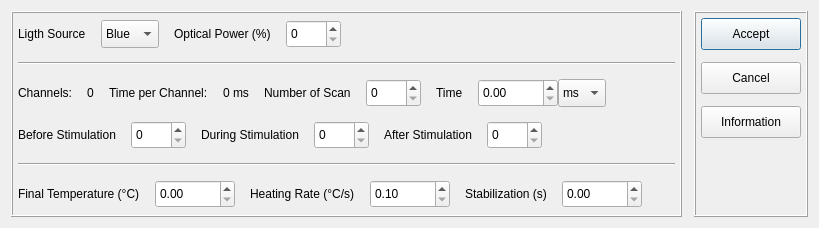
<?xml version="1.0" encoding="UTF-8"?>
<ui version="4.0">
 <class>process</class>
 <widget class="QDialog" name="process">
  <property name="geometry">
   <rect>
    <x>0</x>
    <y>0</y>
    <width>819</width>
    <height>228</height>
   </rect>
  </property>
  <property name="minimumSize">
   <size>
    <width>0</width>
    <height>228</height>
   </size>
  </property>
  <property name="maximumSize">
   <size>
    <width>16777215</width>
    <height>228</height>
   </size>
  </property>
  <property name="windowTitle">
   <string>POSL</string>
  </property>
  <layout class="QHBoxLayout" name="horizontalLayout_18">
   <property name="spacing">
    <number>12</number>
   </property>
   <item>
    <widget class="QFrame" name="form_area">
     <property name="frameShape">
      <enum>QFrame::Box</enum>
     </property>
     <property name="frameShadow">
      <enum>QFrame::Raised</enum>
     </property>
     <layout class="QVBoxLayout" name="verticalLayout">
      <property name="spacing">
       <number>12</number>
      </property>
      <property name="leftMargin">
       <number>5</number>
      </property>
      <property name="topMargin">
       <number>5</number>
      </property>
      <property name="rightMargin">
       <number>5</number>
      </property>
      <property name="bottomMargin">
       <number>5</number>
      </property>
      <item>
       <layout class="QHBoxLayout" name="layout">
        <property name="spacing">
         <number>15</number>
        </property>
        <item>
         <layout class="QHBoxLayout" name="layout_2">
          <item>
           <widget class="QLabel" name="ligth_source_label">
            <property name="text">
             <string>Ligth Source</string>
            </property>
           </widget>
          </item>
          <item>
           <widget class="QComboBox" name="ligth_source">
            <property name="minimumSize">
             <size>
              <width>58</width>
              <height>28</height>
             </size>
            </property>
            <property name="maximumSize">
             <size>
              <width>58</width>
              <height>16777215</height>
             </size>
            </property>
            <item>
             <property name="text">
              <string>Blue</string>
             </property>
            </item>
            <item>
             <property name="text">
              <string>IR</string>
             </property>
            </item>
            <item>
             <property name="text">
              <string>AUX</string>
             </property>
            </item>
           </widget>
          </item>
         </layout>
        </item>
        <item>
         <layout class="QHBoxLayout" name="layout_3">
          <item>
           <widget class="QLabel" name="optical_power_label">
            <property name="text">
             <string>Optical Power (%)</string>
            </property>
           </widget>
          </item>
          <item>
           <widget class="QSpinBox" name="optical_power">
            <property name="minimumSize">
             <size>
              <width>55</width>
              <height>28</height>
             </size>
            </property>
            <property name="maximumSize">
             <size>
              <width>55</width>
              <height>16777215</height>
             </size>
            </property>
            <property name="maximum">
             <number>100</number>
            </property>
           </widget>
          </item>
         </layout>
        </item>
        <item>
         <spacer name="horizontal_spacer_4">
          <property name="orientation">
           <enum>Qt::Horizontal</enum>
          </property>
          <property name="sizeHint" stdset="0">
           <size>
            <width>40</width>
            <height>20</height>
           </size>
          </property>
         </spacer>
        </item>
       </layout>
      </item>
      <item>
       <widget class="Line" name="line">
        <property name="orientation">
         <enum>Qt::Horizontal</enum>
        </property>
       </widget>
      </item>
      <item>
       <layout class="QHBoxLayout" name="layout_4">
        <property name="spacing">
         <number>15</number>
        </property>
        <item>
         <layout class="QHBoxLayout" name="layout_5">
          <item>
           <widget class="QLabel" name="channels_label">
            <property name="text">
             <string>Channels:</string>
            </property>
           </widget>
          </item>
          <item>
           <widget class="QLabel" name="channels">
            <property name="text">
             <string>0</string>
            </property>
           </widget>
          </item>
          <item>
           <spacer name="horizontalSpacer">
            <property name="orientation">
             <enum>Qt::Horizontal</enum>
            </property>
            <property name="sizeHint" stdset="0">
             <size>
              <width>0</width>
              <height>20</height>
             </size>
            </property>
           </spacer>
          </item>
         </layout>
        </item>
        <item>
         <layout class="QHBoxLayout" name="layout_6">
          <item>
           <widget class="QLabel" name="time_per_channel_label">
            <property name="text">
             <string>Time per Channel:</string>
            </property>
           </widget>
          </item>
          <item>
           <widget class="QLabel" name="time_per_channel">
            <property name="text">
             <string>0 ms</string>
            </property>
           </widget>
          </item>
          <item>
           <spacer name="horizontalSpacer_2">
            <property name="orientation">
             <enum>Qt::Horizontal</enum>
            </property>
            <property name="sizeHint" stdset="0">
             <size>
              <width>0</width>
              <height>20</height>
             </size>
            </property>
           </spacer>
          </item>
         </layout>
        </item>
        <item>
         <layout class="QHBoxLayout" name="layout_7">
          <item>
           <widget class="QLabel" name="number_of_scan_label">
            <property name="text">
             <string>Number of Scan</string>
            </property>
           </widget>
          </item>
          <item>
           <widget class="QSpinBox" name="number_of_scan">
            <property name="minimumSize">
             <size>
              <width>55</width>
              <height>28</height>
             </size>
            </property>
            <property name="maximumSize">
             <size>
              <width>55</width>
              <height>16777215</height>
             </size>
            </property>
            <property name="maximum">
             <number>100</number>
            </property>
           </widget>
          </item>
         </layout>
        </item>
        <item>
         <layout class="QHBoxLayout" name="layout_8">
          <item>
           <widget class="QLabel" name="time_label">
            <property name="text">
             <string>Time</string>
            </property>
           </widget>
          </item>
          <item>
           <layout class="QHBoxLayout" name="layout_9">
            <property name="spacing">
             <number>0</number>
            </property>
            <item>
             <widget class="QDoubleSpinBox" name="time">
              <property name="minimumSize">
               <size>
                <width>80</width>
                <height>28</height>
               </size>
              </property>
              <property name="maximumSize">
               <size>
                <width>80</width>
                <height>16777215</height>
               </size>
              </property>
              <property name="maximum">
               <double>99999.000000000000000</double>
              </property>
             </widget>
            </item>
            <item>
             <widget class="QComboBox" name="time_measurement">
              <property name="minimumSize">
               <size>
                <width>48</width>
                <height>28</height>
               </size>
              </property>
              <property name="maximumSize">
               <size>
                <width>48</width>
                <height>16777215</height>
               </size>
              </property>
              <item>
               <property name="text">
                <string>ms</string>
               </property>
              </item>
              <item>
               <property name="text">
                <string>s</string>
               </property>
              </item>
              <item>
               <property name="text">
                <string>us</string>
               </property>
              </item>
             </widget>
            </item>
           </layout>
          </item>
         </layout>
        </item>
        <item>
         <spacer name="horizontal_spacer">
          <property name="orientation">
           <enum>Qt::Horizontal</enum>
          </property>
          <property name="sizeHint" stdset="0">
           <size>
            <width>40</width>
            <height>20</height>
           </size>
          </property>
         </spacer>
        </item>
       </layout>
      </item>
      <item>
       <layout class="QHBoxLayout" name="layout_10">
        <property name="spacing">
         <number>15</number>
        </property>
        <item>
         <layout class="QHBoxLayout" name="layout_11">
          <item>
           <widget class="QLabel" name="before_stimulation_label">
            <property name="text">
             <string>Before Stimulation</string>
            </property>
           </widget>
          </item>
          <item>
           <widget class="QSpinBox" name="before_stimulation">
            <property name="minimumSize">
             <size>
              <width>55</width>
              <height>28</height>
             </size>
            </property>
            <property name="maximumSize">
             <size>
              <width>55</width>
              <height>16777215</height>
             </size>
            </property>
            <property name="maximum">
             <number>512</number>
            </property>
           </widget>
          </item>
         </layout>
        </item>
        <item>
         <layout class="QHBoxLayout" name="layout_12">
          <item>
           <widget class="QLabel" name="during_stimulation_label">
            <property name="text">
             <string>During Stimulation</string>
            </property>
           </widget>
          </item>
          <item>
           <widget class="QSpinBox" name="during_stimulation">
            <property name="minimumSize">
             <size>
              <width>55</width>
              <height>28</height>
             </size>
            </property>
            <property name="maximumSize">
             <size>
              <width>55</width>
              <height>16777215</height>
             </size>
            </property>
            <property name="maximum">
             <number>512</number>
            </property>
           </widget>
          </item>
         </layout>
        </item>
        <item>
         <layout class="QHBoxLayout" name="layout_13">
          <item>
           <widget class="QLabel" name="after_stimulation_label">
            <property name="text">
             <string>After Stimulation</string>
            </property>
           </widget>
          </item>
          <item>
           <widget class="QSpinBox" name="after_stimulation">
            <property name="minimumSize">
             <size>
              <width>55</width>
              <height>28</height>
             </size>
            </property>
            <property name="maximumSize">
             <size>
              <width>55</width>
              <height>16777215</height>
             </size>
            </property>
            <property name="maximum">
             <number>512</number>
            </property>
           </widget>
          </item>
         </layout>
        </item>
        <item>
         <spacer name="horizontal_spacer_2">
          <property name="orientation">
           <enum>Qt::Horizontal</enum>
          </property>
          <property name="sizeHint" stdset="0">
           <size>
            <width>40</width>
            <height>20</height>
           </size>
          </property>
         </spacer>
        </item>
       </layout>
      </item>
      <item>
       <widget class="Line" name="line_2">
        <property name="orientation">
         <enum>Qt::Horizontal</enum>
        </property>
       </widget>
      </item>
      <item>
       <layout class="QHBoxLayout" name="layout_14">
        <property name="spacing">
         <number>15</number>
        </property>
        <item>
         <layout class="QHBoxLayout" name="layout_15">
          <item>
           <widget class="QLabel" name="final_temperature_label">
            <property name="text">
             <string>Final Temperature (°C)</string>
            </property>
           </widget>
          </item>
          <item>
           <widget class="QDoubleSpinBox" name="final_temperature">
            <property name="minimumSize">
             <size>
              <width>80</width>
              <height>28</height>
             </size>
            </property>
            <property name="maximumSize">
             <size>
              <width>80</width>
              <height>16777215</height>
             </size>
            </property>
            <property name="maximum">
             <double>600.000000000000000</double>
            </property>
           </widget>
          </item>
         </layout>
        </item>
        <item>
         <layout class="QHBoxLayout" name="layout_16">
          <item>
           <widget class="QLabel" name="heating_rate_label">
            <property name="text">
             <string>Heating Rate (°C/s)</string>
            </property>
           </widget>
          </item>
          <item>
           <widget class="QDoubleSpinBox" name="heating_rate">
            <property name="minimumSize">
             <size>
              <width>80</width>
              <height>28</height>
             </size>
            </property>
            <property name="maximumSize">
             <size>
              <width>80</width>
              <height>16777215</height>
             </size>
            </property>
            <property name="minimum">
             <double>0.100000000000000</double>
            </property>
            <property name="maximum">
             <double>20.000000000000000</double>
            </property>
           </widget>
          </item>
         </layout>
        </item>
        <item>
         <layout class="QHBoxLayout" name="layout_17">
          <item>
           <widget class="QLabel" name="stabilization_label">
            <property name="text">
             <string>Stabilization (s)</string>
            </property>
           </widget>
          </item>
          <item>
           <widget class="QDoubleSpinBox" name="stabilization">
            <property name="minimumSize">
             <size>
              <width>80</width>
              <height>28</height>
             </size>
            </property>
            <property name="maximumSize">
             <size>
              <width>80</width>
              <height>16777215</height>
             </size>
            </property>
            <property name="maximum">
             <double>99999.000000000000000</double>
            </property>
           </widget>
          </item>
         </layout>
        </item>
        <item>
         <spacer name="horizontal_spacer_3">
          <property name="orientation">
           <enum>Qt::Horizontal</enum>
          </property>
          <property name="sizeHint" stdset="0">
           <size>
            <width>40</width>
            <height>20</height>
           </size>
          </property>
         </spacer>
        </item>
       </layout>
      </item>
     </layout>
    </widget>
   </item>
   <item>
    <widget class="QFrame" name="buttons_area">
     <property name="sizePolicy">
      <sizepolicy hsizetype="Minimum" vsizetype="Preferred">
       <horstretch>0</horstretch>
       <verstretch>0</verstretch>
      </sizepolicy>
     </property>
     <property name="minimumSize">
      <size>
       <width>0</width>
       <height>0</height>
      </size>
     </property>
     <property name="maximumSize">
      <size>
       <width>16777215</width>
       <height>16777215</height>
      </size>
     </property>
     <property name="frameShape">
      <enum>QFrame::Box</enum>
     </property>
     <property name="frameShadow">
      <enum>QFrame::Raised</enum>
     </property>
     <layout class="QVBoxLayout" name="verticalLayout_2">
      <property name="spacing">
       <number>12</number>
      </property>
      <property name="leftMargin">
       <number>5</number>
      </property>
      <property name="topMargin">
       <number>5</number>
      </property>
      <property name="rightMargin">
       <number>5</number>
      </property>
      <property name="bottomMargin">
       <number>5</number>
      </property>
      <item>
       <widget class="QPushButton" name="push_button_accept">
        <property name="minimumSize">
         <size>
          <width>100</width>
          <height>32</height>
         </size>
        </property>
        <property name="text">
         <string>Accept</string>
        </property>
        <property name="shortcut">
         <string notr="true">Return</string>
        </property>
       </widget>
      </item>
      <item>
       <widget class="QPushButton" name="push_button_cancel">
        <property name="minimumSize">
         <size>
          <width>100</width>
          <height>32</height>
         </size>
        </property>
        <property name="text">
         <string>Cancel</string>
        </property>
        <property name="shortcut">
         <string notr="true">Esc</string>
        </property>
       </widget>
      </item>
      <item>
       <widget class="QPushButton" name="push_button_information">
        <property name="minimumSize">
         <size>
          <width>100</width>
          <height>32</height>
         </size>
        </property>
        <property name="text">
         <string>Information</string>
        </property>
       </widget>
      </item>
      <item>
       <spacer name="vertical_spacer">
        <property name="orientation">
         <enum>Qt::Vertical</enum>
        </property>
        <property name="sizeHint" stdset="0">
         <size>
          <width>20</width>
          <height>40</height>
         </size>
        </property>
       </spacer>
      </item>
     </layout>
    </widget>
   </item>
  </layout>
 </widget>
 <resources/>
 <connections/>
</ui>
